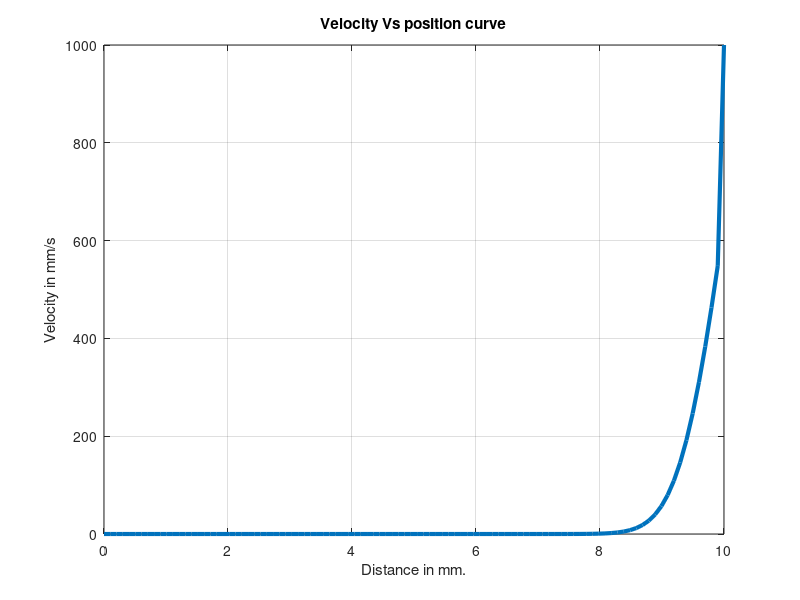

This chart was generated by the following MATLAB code:
%Submitted by 16BME0099
%IMPLICIT METHOD FOR DISCRITIZATION AND SOLVING PDE
%% Initialize values and matrices
tic; %Start the clock
yo=0; %Value of y at initial boundary
yf=10; %Value of y at final boundary
vo=0; %Velocuty of fluid at y=0
vf=1000; %Velocity of fluid at y=10
n=100;    %Number of node points between y=0 to y=10mm.
Lambda=0.5; %(beta*dt/dx^2) where beta is kinematic viscocity
t_iter=36; %Number of time iterations
x=linspace(0,10,n); %Linear division of nodes
A=full(gallery('tridiag',n,-(Lambda),(1+2*Lambda),-(Lambda))); %Tri-diagonal system of matrix
U=zeros(n,1); %Initial U value matrix Initial conditions
%All values are in zero
U(1)=Lambda*vo; %Initial value is U1t+ (Lambda*U0t)
U(n)=Lambda*vf; %Final value is U5t+(Lambda*U6t) as calculated in notebook
V_mod=zeros(n,1); %Initialized matrix for evaluation

%% Start processing

for i=1:t_iter %Number of time nodes to run loop
    V_mod=linsolve(A,U); %Solving matrix equation
    V_mod(n)=1000; %Velocity of fluid at y=10
    V_mod(1)=0; %Velocity of fluid at y=0
    plot(x,V_mod,'LineWidth',3); %Obtain the plot
    xlabel('Distance in mm.'); %Label x axis
    ylabel('Velocity in mm/s'); %Label y axis
    title('Velocity Vs position curve'); %Title of the graph
    grid on %For grid enabling
    pause(0.05); %Animate
    U=V_mod; %Update the values
end
toc 